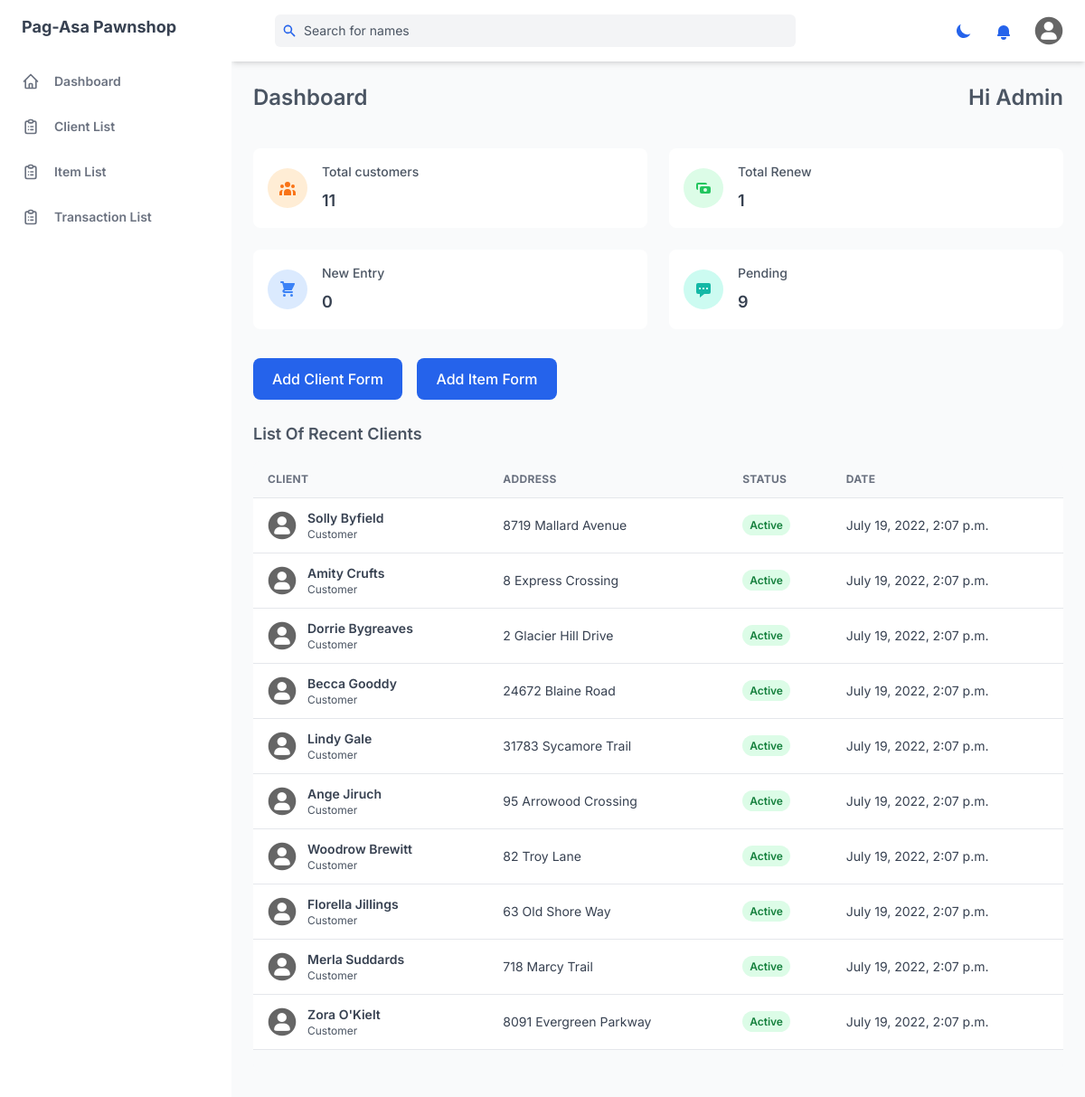
The page /dashboard/ (signed in) on the database its author committed.
### management_system/models.py (models this page shows, shortened)
class Client(models.Model):
    CLIENT_STATUS =  [
    ('active', 'Active'),
    ('inactive', 'Inactive'),
    ]
    first_name = models.CharField(max_length=255)
    last_name = models.CharField(max_length=255)
    middle_name = models.CharField(max_length=255, null=True, blank=True)
    address = models.TextField(max_length=500)
    contact_number = models.IntegerField()
    email_address = models.CharField(max_length=255, blank=True, null=True)
    status = models.CharField(max_length=10, choices=CLIENT_STATUS, default='active')
    created = models.DateTimeField(auto_now_add=True)
    updated = models.DateTimeField(auto_now=True)

### management_system/views.py (the view)
class DashboardView(LoginRequiredMixin, View):
    def get(self, request):
        clients = Client.objects.all().order_by('-created')[:10]
        count = Client.objects.all().count()
        new = Transaction.objects.filter(status='New').count()
        pending = Transaction.objects.filter(status='Pending').count()
        renew = Transaction.objects.filter(status='Renew').count()
        to_pending = pending_check(Transaction)
        context = {
            'clients': clients,
            'count': count,
            'new': new,
            'pending': pending,
            'total_renew': renew,
        }
        return render(request, 'index.html', context)

### management_system/models.py (called while the page is built)
    @property
    def due_date(self):
        month = datetime.timedelta(self.month*30)
        due_date = self.date_pawned + month
        return due_date

### management_system/views.py (called while the page is built)
def pending_check(model):
    t = model.objects.filter(Q(status='Renew') | Q(status='New'))
    date_now = datetime.datetime.now().date()
    counter = 0
    if t:
        for i in t:
            if date_now > i.due_date:
                i.status = 'Pending'
                i.save()
                counter += 1
    return counter

### templates/index.html
{% extends 'base.html' %}
{% block content %}
<div>
    <div id="content" class="htmx-list">
        <div class="flex justify-between">
            <h2 class="mt-6 mb-4 text-2xl font-semibold text-gray-600 dark:text-gray-300">Dashboard</h2>
            <h2 class="mt-6 mb-4 text-2xl font-semibold text-gray-600 dark:text-gray-300">Hi {{ user.username|title }}</h2>
        </div>
        {% include 'components/cards.html' %}
        {% include 'components/cta_buttons.html' %}
        {% include 'components/tables.html' %}
    </div>
</div>
{% endblock %}

### templates/components/tables.html
{% load static %}
<div>
  <h4 class="mb-4 text-lg font-semibold text-gray-600 dark:text-gray-300">
    List Of Recent Clients
  </h4>
  <div class="w-full mb-8 overflow-hidden rounded-lg shadow-xs">
    <div class="w-full overflow-x-auto">
      <table class="w-full whitespace-no-wrap">
        <thead>
          <tr
            class="text-xs font-semibold tracking-wide text-left text-gray-500 uppercase border-b dark:border-gray-700 bg-gray-50 dark:text-gray-400 dark:bg-gray-800"
          >
            <th class="px-4 py-3">Client</th>
            <th class="px-4 py-3">Address</th>
            <th class="px-4 py-3">Status</th>
            <th class="px-4 py-3">Date</th>
          </tr>
        </thead>
        <tbody class="bg-white divide-y dark:divide-gray-700 dark:bg-gray-800">
            {% for client in clients %}
            <tr class="text-gray-700 dark:text-gray-400">
                <td class="px-4 py-3">
                  <div class="flex items-center text-sm">
                    <div class="relative hidden w-8 h-8 mr-3 rounded-full md:block">
                      <img
                        class="object-cover w-full h-full rounded-full"
                        src="{% static 'assets/img/default.png' %}"
                        alt=""
                        loading="lazy"
                      />
                      <div
                        class="absolute inset-0 rounded-full shadow-inner"
                        aria-hidden="true"
                      ></div>
                    </div>
                    <div>
                      <a href="{% url 'client_detail' client.pk %}" hx-boost="true" hx-indicator="#my-indicator">
                        <p class="font-semibold">{{client.first_name|title}} {{client.last_name|title}}</p>
                      </a>
                      <p class="text-xs text-gray-600 dark:text-gray-400">
                        Customer
                      </p>
                    </div>
                  </div>
                </td>
                <td class="px-4 py-3 text-sm">{{client.address|title}}</td>
                <td class="px-4 py-3 text-xs">
                  <span
                    class="px-2 py-1 font-semibold leading-tight bg-green-100 rounded-full dark:text-green-100 {% if client.status == 'active'%}text-green-700 dark:bg-green-700{% else %}text-red-600 dark:bg-red-600{% endif %}"
                  >
                    {{ client.status|title }}
                  </span>
                </td>
                <td class="px-4 py-3 text-sm">{{client.created}}</td>
              </tr>
            {% endfor %}
        </tbody>
      </table>
    </div>
    <div
      class="grid px-4 py-3 text-xs font-semibold tracking-wide text-gray-500 uppercase border-t dark:border-gray-700 bg-gray-50 sm:grid-cols-9 dark:text-gray-400 dark:bg-gray-800"
    >
    </div>
  </div>
</div>

### static/css/print.css (style rules this page uses)
a:link { text-decoration: none; }

### rows shown on the page
Client: first_name "Solly", last_name "Byfield", address "8719 Mallard Avenue", status "Active", created "July 19, 2022, 2:07 p.m."
Client: first_name "Amity", last_name "Crufts", address "8 Express Crossing", status "Active", created "July 19, 2022, 2:07 p.m."
Client: first_name "Dorrie", last_name "Bygreaves", address "2 Glacier Hill Drive", status "Active", created "July 19, 2022, 2:07 p.m."
Client: first_name "Becca", last_name "Gooddy", address "24672 Blaine Road", status "Active", created "July 19, 2022, 2:07 p.m."
Client: first_name "Lindy", last_name "Gale", address "31783 Sycamore Trail", status "Active", created "July 19, 2022, 2:07 p.m."
Client: first_name "Ange", last_name "Jiruch", address "95 Arrowood Crossing", status "Active", created "July 19, 2022, 2:07 p.m."
Client: first_name "Woodrow", last_name "Brewitt", address "82 Troy Lane", status "Active", created "July 19, 2022, 2:07 p.m."
Client: first_name "Florella", last_name "Jillings", address "63 Old Shore Way", status "Active", created "July 19, 2022, 2:07 p.m."
Client: first_name "Merla", last_name "Suddards", address "718 Marcy Trail", status "Active", created "July 19, 2022, 2:07 p.m."
Client: first_name "Zora", last_name "O'Kielt", address "8091 Evergreen Parkway", status "Active", created "July 19, 2022, 2:07 p.m."

### other values the page prints
{{ user.username|title }} "Admin"
{{ count }} "11"
{{ total_renew }} "1"
{{ new }} "0"
{{ pending }} "9"
